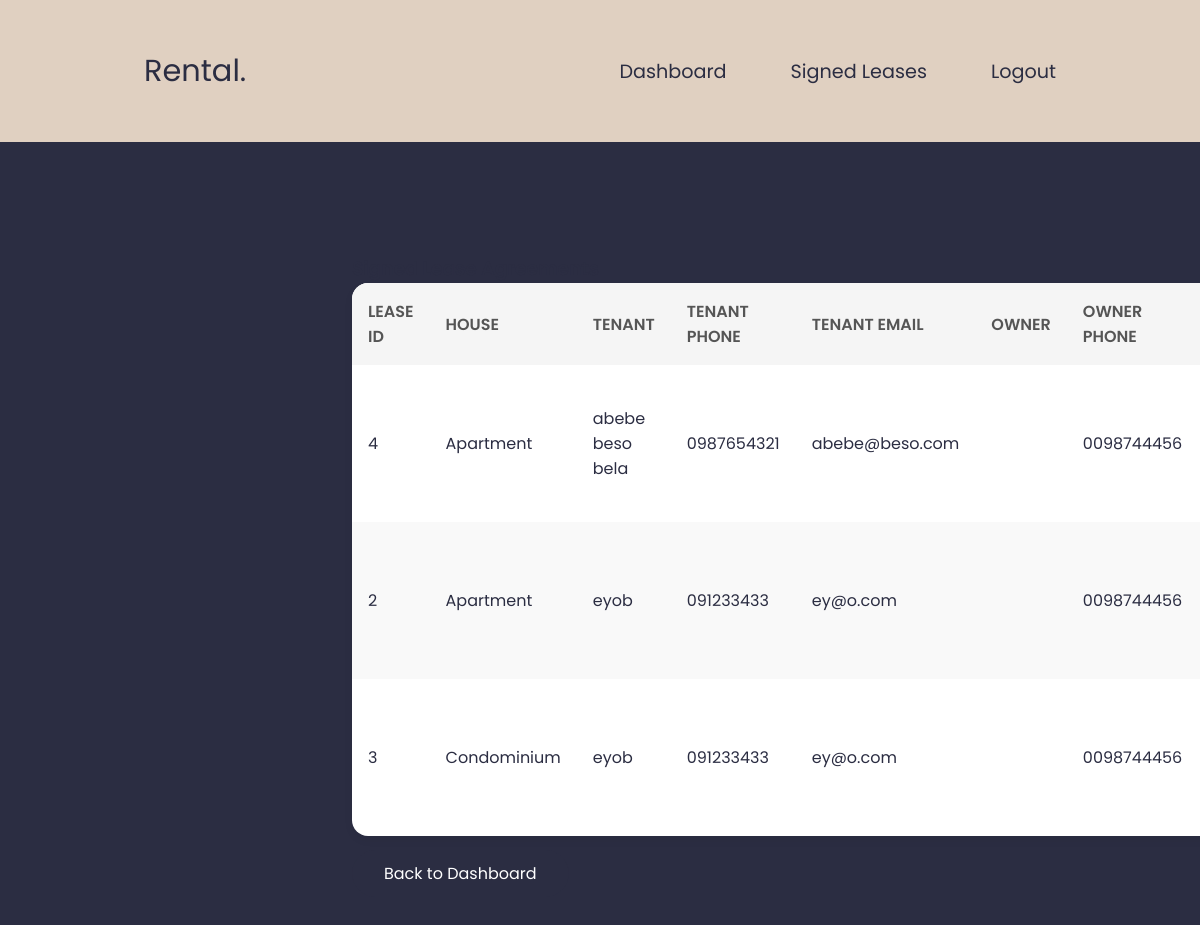
The page /property_manager/lease-agreements.php (signed in) on the database its author committed.
### tables this page shows
CREATE TABLE `lease_agreements` (
  `id` int(11) NOT NULL,
  `house_id` int(11) NOT NULL,
  `tenant_id` int(11) NOT NULL,
  `owner_id` int(11) NOT NULL,
  `signed_by_tenant` tinyint(1) DEFAULT 0,
  `signed_by_owner` tinyint(1) DEFAULT 1,
  `file_path` varchar(255) DEFAULT NULL,
  `created_at` timestamp NOT NULL DEFAULT current_timestamp(),
  `status` varchar(20) DEFAULT 'pending',
  `signed_at` varchar(255) NOT NULL
);

CREATE TABLE `houses` (
  `id` int(11) NOT NULL,
  `owner_id` int(11) NOT NULL,
  `title` varchar(255) NOT NULL,
  `location` varchar(255) DEFAULT NULL,
  `bedrooms` int(11) DEFAULT 0,
  `bathrooms` int(11) DEFAULT 0,
  `area` float DEFAULT 0,
  `description` text DEFAULT NULL,
  `price` decimal(10,2) NOT NULL,
  `status` enum('pending','approved','declined','rented') DEFAULT 'pending',
  `image_path` varchar(255) DEFAULT NULL,
  `created_at` timestamp NOT NULL DEFAULT current_timestamp(),
  `property_manager_id` int(11) DEFAULT NULL,
  `is_rented` tinyint(1) DEFAULT 0
);

CREATE TABLE `users` (
  `id` int(11) NOT NULL,
  `name` varchar(100) NOT NULL,
  `email` varchar(100) NOT NULL,
  `password` varchar(255) NOT NULL,
  `role` enum('admin','tenant','owner','property_manager','government') NOT NULL,
  `status` enum('active','inactive','deleted') DEFAULT 'active',
  `created_at` timestamp NOT NULL DEFAULT current_timestamp()
);

CREATE TABLE `tenant_profiles` (
  `user_id` int(11) NOT NULL,
  `phone` varchar(15) NOT NULL,
  `address` text NOT NULL,
  `id_photo` varchar(255) NOT NULL
);

CREATE TABLE `owner_profiles` (
  `user_id` int(11) NOT NULL,
  `phone` varchar(15) NOT NULL,
  `address` text NOT NULL,
  `id_photo` varchar(255) NOT NULL,
  `bank` text NOT NULL,
  `account` varchar(25) NOT NULL
);

### property_manager/lease-agreements.php (the view, shortened to what this page needs)
<?php
require_once '../config/db.php';
$stmt = $pdo->prepare("
    SELECT
        la.id AS lease_id,
        la.file_path,
        la.signed_at,
        h.title AS house_title,
        tenant.name AS tenant_name,
        tenant.email AS tenant_email,
        tp.phone AS tenant_phone,
        owner.name AS owner_name,
        owner.email AS owner_email,
        op.phone AS owner_phone
    FROM lease_agreements la
    JOIN houses h ON la.house_id = h.id
    JOIN users tenant ON la.tenant_id = tenant.id
    JOIN tenant_profiles tp ON tp.user_id = tenant.id
    JOIN users owner ON la.owner_id = owner.id
    JOIN owner_profiles op ON op.user_id = owner.id
    WHERE la.signed_by_tenant = 1 AND la.signed_by_owner = 1
    ORDER BY la.signed_at DESC
");
$stmt->execute();
$signedLeases = $stmt->fetchAll();
?>
<!DOCTYPE html>
<html lang="en">
<head>
    <link rel="stylesheet" href="../assets/style1.css" />
</head>
<body>
    <div class="prop_con">
        <div class="navbar prop_nav">
            <p>Rental.</p>
            <ul>
                <li><a href="../property_manager/dashboard.php">Dashboard</a></li>
                <li><a href="signed_leases.php" class="active">Signed Leases</a></li>
                <li><a href="../auth/logout.php">Logout</a></li>
            </ul>
        </div>
        <div class="container">
            <section>
                <h3>Signed Lease Agreements</h3>
                <?php if (empty($signedLeases)): ?>
                <p>No signed leases found.</p>
                <?php else: ?>
                <table class="user-table">
                    <thead>
                        <tr>
                            <th>Lease ID</th>
                            <th>House</th>
                            <th>Tenant</th>
                            <th>Tenant Phone</th>
                            <th>Tenant Email</th>
                            <th>Owner</th>
                            <th>Owner Phone</th>
                        </tr>
                    </thead>
                    <tbody>
                        <?php foreach ($signedLeases as $lease): ?>
                        <tr>
                            <td><?= htmlspecialchars($lease['lease_id']) ?></td>
                            <td><?= htmlspecialchars($lease['house_title']) ?></td>
                            <td><?= htmlspecialchars($lease['tenant_name']) ?></td>
                            <td><?= htmlspecialchars($lease['tenant_phone']) ?></td>
                            <td><?= htmlspecialchars($lease['tenant_email']) ?></td>
                            <td><?= htmlspecialchars($lease['owner_name']) ?></td>
                            <td><?= htmlspecialchars($lease['owner_phone']) ?></td>
                        </tr>
                        <?php endforeach; ?>
                    </tbody>
                </table>
                <?php endif; ?>
                <br />
                <a href="../property_manager/dashboard.php" class="btn">Back to Dashboard</a>
            </section>
        </div>
    </div>
</body>
</html>

### assets/style1.css (style rules this page uses)
* { margin: 0; }
:root { --primary-color: #2b2d42; --secondary-color: #b2b2b2; --tertiary-color: #e0d0c1; --text-color: #ffffff; }
.container { padding: 3rem 6rem; font-family: poppins; color: var(--primary-color); margin: 4rem 16rem 7rem 16rem; }
.container h2, p { color: var(--tertiary-color); }
.prop_con { height: 100vh; overflow-y: auto; background-color: var(--primary-color); }
.prop_nav { padding: 3rem 9rem; background-color: #e0d0c1; }
.prop_nav p, li a { color: var(--primary-color); }
.navbar { display: flex; justify-content: space-between; align-items: center; padding: 3rem 9rem; }
.navbar p { font-family: poppins; color: var(--primary-color); font-size: 1.9rem; }
.navbar ul { font-family: poppins; display: flex; gap: 4rem; font-size: 1.2rem; }
.navbar li, a { text-decoration: none; color: var(--text-color); list-style: none; transition: color 0.3s ease; }
.btn { padding: 0.75rem 2rem; background: var(--primary-color); color: #fff; border: none; border-radius: 2rem; font-size: 1rem; cursor: pointer; transition: all 0.3s ease; }
.user-table { width: 100%; border-collapse: collapse; background: #fff; border-radius: 1rem; overflow: hidden; box-shadow: 0 4px 10px rgba(0, 0, 0, 0.05); }
.user-table th, .user-table td { padding: 1rem; text-align: left; }
.user-table th { background: #f5f5f5; color: #555; font-weight: 600; text-transform: uppercase; }
.user-table tbody tr:nth-child(even) { background: #f9f9f9; }

### rows shown on the page
lease_agreements: id "4", house.title "Apartment", tenant.name "abebe beso bela", tenant_profiles.phone "0987654321", tenant.email "abebe@beso.com", owner_profiles.phone "0098744456"
lease_agreements: id "2", house.title "Apartment", tenant.name "eyob", tenant_profiles.phone "091233433", tenant.email "ey@o.com", owner_profiles.phone "0098744456"
lease_agreements: id "3", house.title "Condominium", tenant.name "eyob", tenant_profiles.phone "091233433", tenant.email "ey@o.com", owner_profiles.phone "0098744456"
